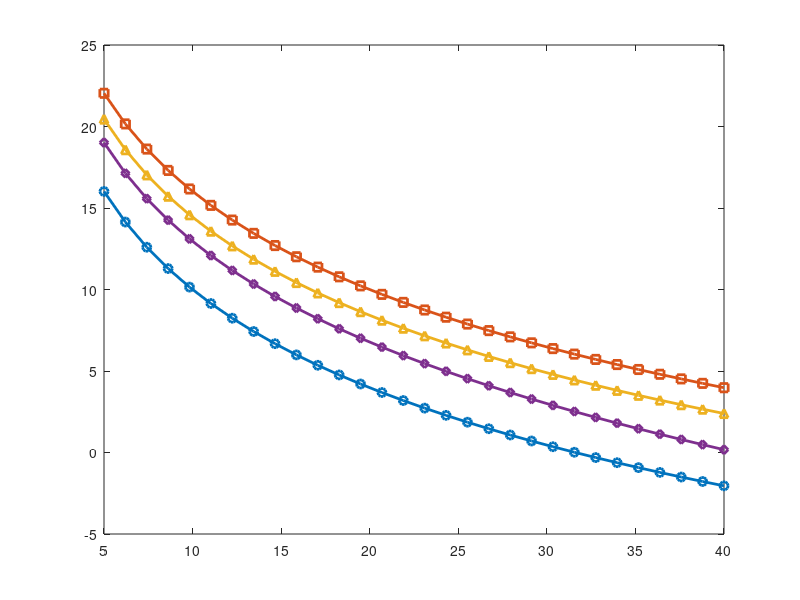

MATLAB code for this plot: (Note: this script raises an error after producing the figure.)
clc; clear; close all;

%% ================== BASELINES ==================
% B1: Direct Link (No Relay)
% B2: Single UAV DF Relay
% B3: Two-Hop Ground Routing
% B4: Single UAV AF Relay

%% ================== CHANNEL PARAMETERS ==================
Pt_dBm    = 30;        % Transmit power (dBm)
Noise_dBm = -100;      % Noise floor (dBm)
fc        = 2.4e9;     % Carrier frequency (Hz)
SINR_th   = 10;        % Outage threshold (dB)

%% ================== CHANNEL MODEL ==================
PL  = @(d) 32.4 + 20*log10(fc/1e9) + 20*log10(d*1000); % FSPL (d in km)
SNR = @(d) Pt_dBm - PL(d) - Noise_dBm;

% Reliability model (success probability)
Psucc = @(snr_dB) exp(-1 ./ (10.^(snr_dB/10)));

%% ================== DISTANCE RANGE ==================
dvals = linspace(5, 40, 30);   % km

%% ================== STORAGE ==================
SINR_direct = zeros(size(dvals));
SINR_df     = zeros(size(dvals));
SINR_twohop = zeros(size(dvals));
SINR_af     = zeros(size(dvals));

P_direct = zeros(size(dvals));
P_df     = zeros(size(dvals));
P_twohop = zeros(size(dvals));
P_af     = zeros(size(dvals));

Out_direct = zeros(size(dvals));
Out_df     = zeros(size(dvals));
Out_twohop = zeros(size(dvals));
Out_af     = zeros(size(dvals));

%% ================== COMPUTATION ==================
for i = 1:length(dvals)
    d = dvals(i);

    %% ---------- B1: Direct ----------
    SINR_direct(i) = SNR(d);
    P_direct(i)    = Psucc(SINR_direct(i));
    Out_direct(i)  = SINR_direct(i) < SINR_th;

    %% ---------- B2: Single UAV DF ----------
    SINR_su = SNR(d/2);
    SINR_ud = SNR(d/2);
    SINR_df(i) = min(SINR_su, SINR_ud);

    P_df(i)   = min(Psucc(SINR_su), Psucc(SINR_ud));
    Out_df(i) = SINR_df(i) < SINR_th;

    %% ---------- B3: Two-Hop Ground ----------
    d1 = 0.4 * d;
    d2 = 0.6 * d;
    SINR_twohop(i) = min(SNR(d1), SNR(d2));

    P_twohop(i)   = Psucc(SNR(d1)) * Psucc(SNR(d2));
    Out_twohop(i) = SINR_twohop(i) < SINR_th;

    %% ---------- B4: Single UAV AF ----------
    s1 = 10^(SNR(d/2)/10);
    s2 = 10^(SNR(d/2)/10);
    SINR_af_lin = (s1 * s2) / (s1 + s2 + 1);
    SINR_af(i)  = 10 * log10(SINR_af_lin);

    P_af(i)   = Psucc(SINR_af(i));
    Out_af(i) = SINR_af(i) < SINR_th;
end

%% ================== PLOT 1: SINR ==================
fig1 = figure('Color','w','Position',[200 200 820 480]);
plot(dvals, SINR_direct,'-o','LineWidth',2); hold on;
plot(dvals, SINR_df,    '-s','LineWidth',2);
plot(dvals, SINR_twohop,'-^','LineWidth',2);
plot(dvals, SINR_af,    '-d','LineWidth',2);

yline(SINR_th,'r--','Outage Threshold','LineWidth',1.5);
grid on;
xlabel('Source–Destination Distance (km)');
ylabel('Average End-to-End SINR (dB)');
title('SINR Comparison of UAV-Assisted Baselines');
legend('Direct','UAV DF','Two-Hop Ground','UAV AF','Location','southwest');

%% ================== PLOT 2: OUTAGE PROBABILITY ==================
fig2 = figure('Color','w','Position',[220 220 820 480]);
plot(dvals, Out_direct,'-o','LineWidth',2); hold on;
plot(dvals, Out_df,    '-s','LineWidth',2);
plot(dvals, Out_twohop,'-^','LineWidth',2);
plot(dvals, Out_af,    '-d','LineWidth',2);

grid on;
xlabel('Source–Destination Distance (km)');
ylabel('Outage Probability');
title('Outage Probability Comparison');
ylim([0 1]);
legend('Direct','UAV DF','Two-Hop Ground','UAV AF','Location','northwest');

%% ================== PLOT 3: RELIABILITY ==================
fig3 = figure('Color','w','Position',[240 240 820 480]);
plot(dvals, P_direct,'-o','LineWidth',2); hold on;
plot(dvals, P_df,    '-s','LineWidth',2);
plot(dvals, P_twohop,'-^','LineWidth',2);
plot(dvals, P_af,    '-d','LineWidth',2);

grid on;
xlabel('Source–Destination Distance (km)');
ylabel('Reliability (Success Probability)');
title('Reliability Comparison of Baselines');
ylim([0 1]);
legend('Direct','UAV DF','Two-Hop Ground','UAV AF','Location','southwest');

%% ================== SAVE RESULTS ==================
outDir = "results";
if ~exist(outDir,"dir"), mkdir(outDir); end

saveas(fig1, fullfile(outDir,"Baseline_SINR_Comparison.png"));
saveas(fig2, fullfile(outDir,"Baseline_Outage_Comparison.png"));
saveas(fig3, fullfile(outDir,"Baseline_Reliability_Comparison.png"));

disp("✅ SINR, Outage, and Reliability plots generated and saved.");
